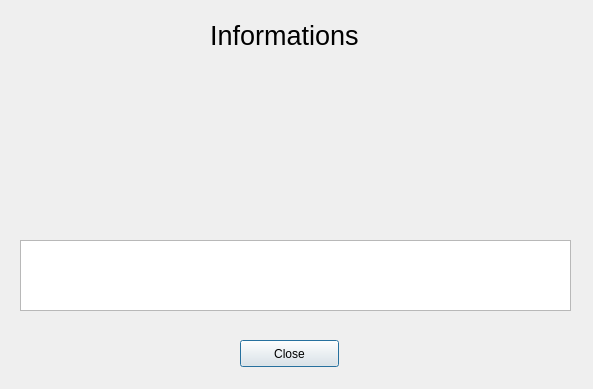
<?xml version="1.0" encoding="UTF-8"?>
<ui version="4.0">
 <class>UserData</class>
 <widget class="QDialog" name="UserData">
  <property name="geometry">
   <rect>
    <x>0</x>
    <y>0</y>
    <width>593</width>
    <height>389</height>
   </rect>
  </property>
  <property name="windowTitle">
   <string>Dialog</string>
  </property>
  <widget class="QLabel" name="label">
   <property name="geometry">
    <rect>
     <x>210</x>
     <y>10</y>
     <width>221</width>
     <height>51</height>
    </rect>
   </property>
   <property name="font">
    <font>
     <pointsize>20</pointsize>
    </font>
   </property>
   <property name="text">
    <string>Informations</string>
   </property>
  </widget>
  <widget class="QPushButton" name="pushButton">
   <property name="geometry">
    <rect>
     <x>240</x>
     <y>340</y>
     <width>99</width>
     <height>27</height>
    </rect>
   </property>
   <property name="text">
    <string>Close</string>
   </property>
  </widget>
  <widget class="QLabel" name="label_picture">
   <property name="geometry">
    <rect>
     <x>230</x>
     <y>90</y>
     <width>120</width>
     <height>120</height>
    </rect>
   </property>
   <property name="text">
    <string/>
   </property>
  </widget>
  <widget class="QTableView" name="tableView">
   <property name="geometry">
    <rect>
     <x>20</x>
     <y>240</y>
     <width>551</width>
     <height>71</height>
    </rect>
   </property>
  </widget>
 </widget>
 <resources/>
 <connections>
  <connection>
   <sender>pushButton</sender>
   <signal>clicked()</signal>
   <receiver>UserData</receiver>
   <slot>close()</slot>
   <hints>
    <hint type="sourcelabel">
     <x>325</x>
     <y>357</y>
    </hint>
    <hint type="destinationlabel">
     <x>409</x>
     <y>388</y>
    </hint>
   </hints>
  </connection>
 </connections>
</ui>
